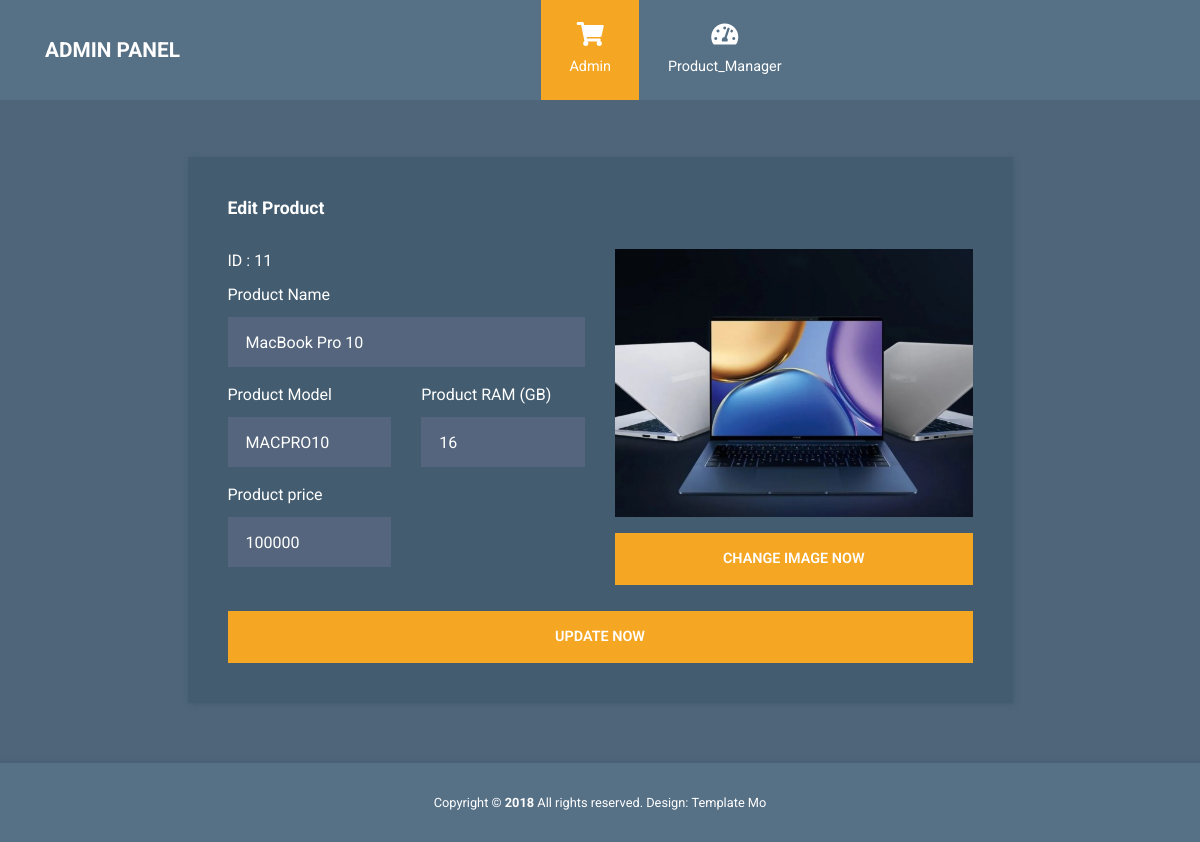
Page /edit_product/11 on the committed database.
### myapp/models.py (models this page shows, shortened)
class product_sub_cat(models.Model):
    p_name = models.ForeignKey(product_mst ,on_delete=models.CASCADE)
    product_model = models.CharField(max_length=10)
    product_ram = models.IntegerField()
    product_image = models.FileField(upload_to="product-images", default="default-product-image.jpg")
    product_price = models.IntegerField()

class product_mst(models.Model):
    product_name = models.CharField(max_length=50, unique=True)

### myapp/views.py (the view, shortened to what this page needs)
# urls.py: path('edit_product/<int:pk>', edit_product , name='edit_product'),
def edit_product(request, pk):
    if request.method == "GET":
        all_products = product_sub_cat.objects.get(id = pk)
        return render(request, 'edit_product.html', {'all_p':all_products})

### myapp/templates/edit_product.html (shortened to what this page needs)
{% extends 'header&footer.html' %}
{% load static %}
{% block content %}
<div class="container tm-mt-big tm-mb-big">
  <div class="row">
    <div class="col-xl-9 col-lg-10 col-md-12 col-sm-12 mx-auto">
      <div class="tm-bg-primary-dark tm-block tm-block-h-auto">
        <div class="row">
          <div class="col-12">
            <h2 class="tm-block-title d-inline-block">Edit Product</h2>
          </div>
        </div>
        <div class="row tm-edit-product-row">
          <div class="col-xl-6 col-lg-6 col-md-12">
            <form action="/edit_product/{{all_p.id}}" method="POST" class="tm-edit-product-form"
              enctype="multipart/form-data">
              <div class="form-group mb-3">
                <label for="name">ID : {{all_p.id}} </label>
                <br>
                <label for="name">Product Name </label>
                <input id="name" name="name" type="text" value="{{all_p.p_name.product_name}}"
                  class="form-control validate" />
              </div>
              <div class="row">
                <div class="form-group mb-3 col-xs-12 col-sm-6">
                  <label for="expire_date">Product Model
                  </label>
                  <input id="expire_date" name="model" type="text" value="{{all_p.product_model}}"
                    class="form-control validate" data-large-mode="true" />
                </div>
                <div class="form-group mb-3 col-xs-12 col-sm-6">
                  <label for="stock">Product RAM (GB)
                  </label>
                  <input id="stock" name="ram" type="text" value="{{all_p.product_ram}}"
                    class="form-control validate" />
                </div>
                <div class="form-group mb-3 col-xs-12 col-sm-6">
                  <label for="expire_date">Product price
                  </label>
                  <input id="expire_date" name="price" type="text" value="{{all_p.product_price}}"
                    class="form-control validate" data-large-mode="true" />
                </div>
              </div>
          </div>
          <div class="col-xl-6 col-lg-6 col-md-12 mx-auto mb-4">
            <div class="tm-product-img-edit mx-auto">
              <img src="{{all_p.product_image.url}}" alt="Product image" class="img-fluid d-block mx-auto">
            </div>
            <div class="custom-file mt-3 mb-3">
              <input type="button" class="btn btn-primary btn-block mx-auto" value="CHANGE IMAGE NOW"
                onclick="document.getElementById('fileInput').click();" />
            </div>
          </div>
          <div class="col-12">
            <button type="submit" class="btn btn-primary btn-block text-uppercase">Update Now</button>
          </div>
        </div>
      </div>
    </div>
  </div>
</div>
{% endblock %}

### myapp/static/css/templatemo-style.css (style rules this page uses)
html { font-size: 16px; overflow-x: hidden; }
body { font-family: Roboto, Helvetica, Arial, sans-serif; background-color: #4e657a; overflow-x: hidden; }
.tm-mt-big { margin-top: 57px; }
.tm-mb-big { margin-bottom: 60px; }
.tm-block { padding: 40px; -webkit-box-shadow: 1px 1px 5px 0 #455c71; -moz-box-shadow: 1px 1px 5px 0 #455c71; box-shadow: 1px 1px 5px 0 #455c71; min-height: 350px; height: 100%; max-height: 450px; }
.tm-block-h-auto { min-height: 1px; max-height: none; height: auto; }
.tm-block-title { font-size: 1.1rem; font-weight: 700; color: #fff; margin-bottom: 30px; }
.form-control { background-color: #54657d; color: #fff; border: 0; }
.form-group label { color: #fff; margin-bottom: 10px; }
.form-control { padding: 19px 18px; border-radius: 0; height: 50px; }
.form-group { margin-bottom: 15px; }
.btn { border-radius: 0; padding: 13px 28px; transition: all 0.2s ease; max-width: 100%; }
.btn-primary { color: #fff; background-color: #f5a623; border: 2px solid #f5a623; font-size: 90%; font-weight: 600; }
.tm-bg-primary-dark { background-color: #435c70; }
.tm-product-img-edit { max-width: 100%; position: relative; }

### rows in the picture
product_sub_cat: id "11", name "MacBook Pro 10", model "MACPRO10", ram "16", price "100000", product_image (picture)
